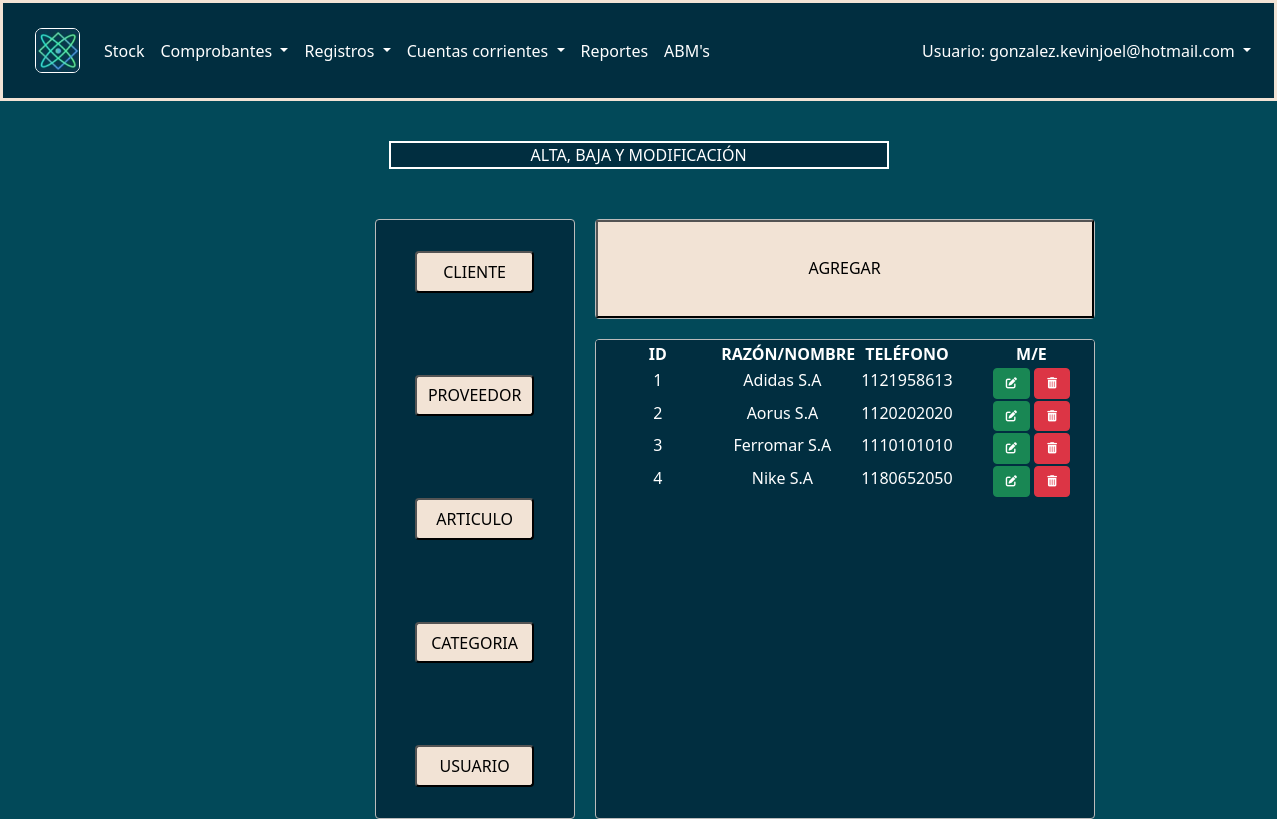
Screenshot of /abm/abmproveedor/ (signed in) with the database file from the repository.
### AppProveedores/models.py (models this page shows, shortened)
class Proveedores(models.Model):
    id_proveedor = models.IntegerField(primary_key = True)
    cuit = models.PositiveIntegerField()
    razon_social = models.CharField('Razón social', max_length=30)
    condicion = models.ForeignKey(CondicionFiscal, on_delete=models.CASCADE)
    telefono = models.CharField('Teléfono', max_length=30)
    email = models.EmailField('Email')
    direccion = models.ForeignKey(Direcciones, on_delete = models.CASCADE)
    created = models.DateTimeField(auto_now_add=True)
    updated = models.DateTimeField(auto_now_add=True)
    class Meta:
        verbose_name = "Proveedor"
        verbose_name_plural = "Proveedores"

### AppABM/views.py (the view)
# urls.py: path('abmproveedor/', views.abmproveedor, name="abmproveedor"),
@login_required
def abmproveedor(request):
    proveedor = Proveedores.objects.all()
    return render(request, "AppABM/abmproveedor.html", {"pro":proveedor})

### AppAgregar/context_processor.py (called while the page is built)
def importe_total(request):
    total=0.0
    if request.user.is_authenticated:
        if "agregar" in request.session.keys():
                for key, value in request.session['agregar'].items():
                        total=total+value['totalcant']
    return {'importe_total': total}

def importe_totalsiniva(request):
    total=0.0
    if request.user.is_authenticated:
        if "agregar" in request.session.keys():
                for key, value in request.session['agregar'].items():
                        total=total+value['subtotal']
    return {'totalsiniva': total}

### AppAgregarV/context_processor.py (called while the page is built)
def importe_total(request):
    total=0.0
    if request.user.is_authenticated:
        if "agregarv" in request.session.keys():
                for key, value in request.session['agregarv'].items():
                        total=total+value['totalcant']
    return {'totalventaIVA': total}

def importe_totalsiniva(request):
    total=0.0
    if request.user.is_authenticated:
        if "agregarv" in request.session.keys():
                for key, value in request.session['agregarv'].items():
                        total=total+value['subtotal']
    return {'totalventa': total}

### AppABM/templates/AppAbm/abmproveedor.html
{% extends "base/base.html" %}
{% load static %}
{% block content %}
<div class="titulocentro">
    <p class="titulofact">ALTA, BAJA Y MODIFICACIÓN</p>
</div>
<div class="todo">
    <div class="cuadrado">
        <div class="cuadro uno">
            <button type="button" class="botonesabm uno">
                <a style="text-decoration:none; color: black" href="{% url 'Abm' %}">CLIENTE</a>
            </button>
            <button type="button" class="botonesabm">
                PROVEEDOR
            </button>
            <button type="button" class="botonesabm">
                <a style="text-decoration:none; color: black" href="{% url 'abmarticulo' %}">ARTICULO</a>
            </button>
            <button type="button" class="botonesabm">
                <a style="text-decoration:none; color: black" href="{% url 'abmcategoria' %}">CATEGORIA</a>
            </button>
            <button type="button" class="botonesabm">
                <a style="text-decoration:none; color: black" href="{% url 'abmusuario' %}">USUARIO</a>
            </button>
        </div>
        <div class="cuadrado dos">
            <div class="cuadro dos">
                <button  style="background-color: #F2E3D5;" type="button" class="botonagregar">
                    <a style="text-decoration:none; color: black; margin-top: 25px;" class="nav-link stock {% if '/agregar/' in request.path %} active {% endif %} prueba" aria-current="page" href="{% url 'agregar_proveedor' %}"> AGREGAR</a>
                </button>
            </div>
            <div class="cuadro tres">
                <table>
                    <thead class="headtabledospr">
                        <tr>
                            <th class="titulotablapr">ID</th>
                            <th class="titulotablapr">RAZÓN/NOMBRE</th>
                            <th class="titulotablapr">TELÉFONO</th>
                            <th class="titulotablapr">M/E</th>
                        </tr>
                    </thead>
                    <tbody>
                        {% if pro %}
                            {% for proveedores in pro %}
                            <tr class="proveedorabm">
                                <td class="contenidotablapr">{{ proveedores.id_proveedor }}</td>
                                <td class="contenidotablapr">{{ proveedores.razon_social }}</td>
                                <td class="contenidotablapr">{{ proveedores.telefono }}</td>
                                <td class="contenidotablapr">
                                    <a href="{% url 'modificar_proveedor' proveedores.id_proveedor %}" class="btn btn-success" style="font-size: 70%;"><i class="fa-solid fa-pen-to-square"></i></a>
                                    <a href="{% url 'modificar_cliente' proveedores.id_proveedor %}" class="btn btn-danger" style="font-size: 70%;"><i class="fa-solid fa-trash-can"></i></a>
                                </td>
                            </tr>
                            {% endfor %}
                        {% endif %}
                    </tbody>
                </table>
            </div>
        </div>
    </div>
</div>
{% endblock %}

### AppNav/templates/AppNav/barra.html (shortened to what this page needs)
<!doctype html>
<html lang="en">
  <head>
    {% load bootstrap4 %}
    {% bootstrap_css %}
    {% load sweetify %}
    {% load static %}
    <link href="https://cdn.jsdelivr.net/npm/bootstrap@5.1.3/dist/css/bootstrap.min.css" rel="stylesheet">
    <link href="{% static 'base/css/styles.css' %}" rel="stylesheet">
    <link rel="stylesheet" href="https://cdnjs.cloudflare.com/ajax/libs/font-awesome/6.1.1/css/all.min.css">
  </head>
  <body class="bodybase">
    <nav class="navbar navbar-expand-lg navbar-light bg-light" style="box-shadow: 2px 2px 3px 3px #3F4450">
      <div class="container-fluid">
        <a class="navbar-brand zz" href="{% url 'Home' %}"><img src="/static/base/img/logoge.png" class="logo" alt="Logo"></a>
      {% if request.user.is_authenticated %}
        <div class="collapse navbar-collapse" id="navbarSupportedContent">
          <ul class="navbar-nav me-auto mb-2 mb-lg-0" style="width: 80%;">
            <li class="nav-item">
              <a class="nav-link zz yy" aria-current="page" href="{% url 'Stock' %}">Stock</a>
            </li>
            <li class="nav-item dropdown">
              <a class="nav-link dropdown-toggle zz yy" href="#" id="navbarDropdown" role="button" data-bs-toggle="dropdown" aria-expanded="false">
                Comprobantes
              </a>
            </li>
            <li class="nav-item dropdown">
              <a class="nav-link dropdown-toggle zz yy" href="#" id="navbarDropdown" role="button" data-bs-toggle="dropdown" aria-expanded="false">
                Registros
              </a>
            </li>
            <li class="nav-item dropdown">
              <a class="nav-link dropdown-toggle zz yy" href="#" id="navbarDropdown" role="button" data-bs-toggle="dropdown" aria-expanded="false">
                Cuentas corrientes
              </a>
            </li>
            <li class="nav-item">
              <a class="nav-link zz yy" href="{% url 'Reportes' %}">Reportes</a>
            </li>
            <li class="nav-item">
              <a class="nav-link zz yy" href="{% url 'Abm' %}" style="width: 250px;">ABM's</a>
            </li>
          </ul>
          <div style="position: relative">
          <li class="nav-item dropdown" style="float: right; display: contents;">
            <a class="nav-link dropdown-toggle zz yy" href="#" id="navbarDropdown" role="button" data-bs-toggle="dropdown" aria-expanded="false" style="text-align: -webkit-right;">
            Usuario: {{ request.user.email }}
            </a>
          </li>
          </div>
          {% endif %}
        </div>
      </div>
    </nav>
    {% block content %}
    {% endblock %}
  </body>
</html>

### static/base/css/styles.css (style rules this page uses)
.navbar.navbar-expand-lg.navbar-light.bg-light { padding: 20px; background-color:#012E40 !important; box-shadow: none !important; border:solid #F2E3D5; }
.nav-link.zz.yy { color:white; }
.logo { border: solid 0.5px white; border-radius: 10px; }
.bodybase { background: #024959; background-attachment: fixed; }
.logo { width: 45px; height: 45px; border-radius: 7px; }
.nav-link.stock { display: inline-block; width: 100%; height: 100%; margin-top: 5px; }
.titulocentro { margin-top: 40px; text-align: -webkit-center; }
.titulofact { background-color: #012E40; color: white; width: 500px; border: solid white 2px; text-align: -webkit-center; }
.todo { margin-right: auto; margin-left: auto; }
.cuadrado { margin-top: 50px; display: grid; grid-gap: 20px; grid-template-columns: 45% 50%; }
.botonesabm { margin-left: auto; margin-right: auto; width: 60%; height: 40%; border-radius:4px; background-color: #F2E3D5; }
.cuadrado.dos { display: inline-block; display: grid; grid-gap: 20px; grid-template-columns: 1fr; margin-top: 0px; }
.cuadro { border-radius:4px; border:1px solid #bbb; display: inline-block; display: grid; grid-gap: 20px; }
.cuadro.uno { background-color: #012E40; text-align: center; width: 200px; height: 600px; margin-left: auto; align-items: center; }
.cuadro.dos { background-color: black; text-align: center; width: 500px; height: 100px; }
.cuadro.tres { background-color: #012E40; text-align: center; width: 500px; height: 480px; overflow-y: auto; overflow-x: hidden; }
.proveedorabm { color: white; display: flex; }
.headtabledospr { background-color: #012E40; color: white; }
.titulotablapr { display: inline-block !important; width: 25% !important; }
.contenidotablapr { display: inline-block !important; width: 25% !important; }

### rows the page displays
Proveedores: id_proveedor "1", razon_social "Adidas S.A", telefono "1121958613"
Proveedores: id_proveedor "2", razon_social "Aorus S.A", telefono "1120202020"
Proveedores: id_proveedor "3", razon_social "Ferromar S.A", telefono "1110101010"
Proveedores: id_proveedor "4", razon_social "Nike S.A", telefono "1180652050"

### other values shown
{{ request.user.email }} "gonzalez.kevinjoel@hotmail.com"
